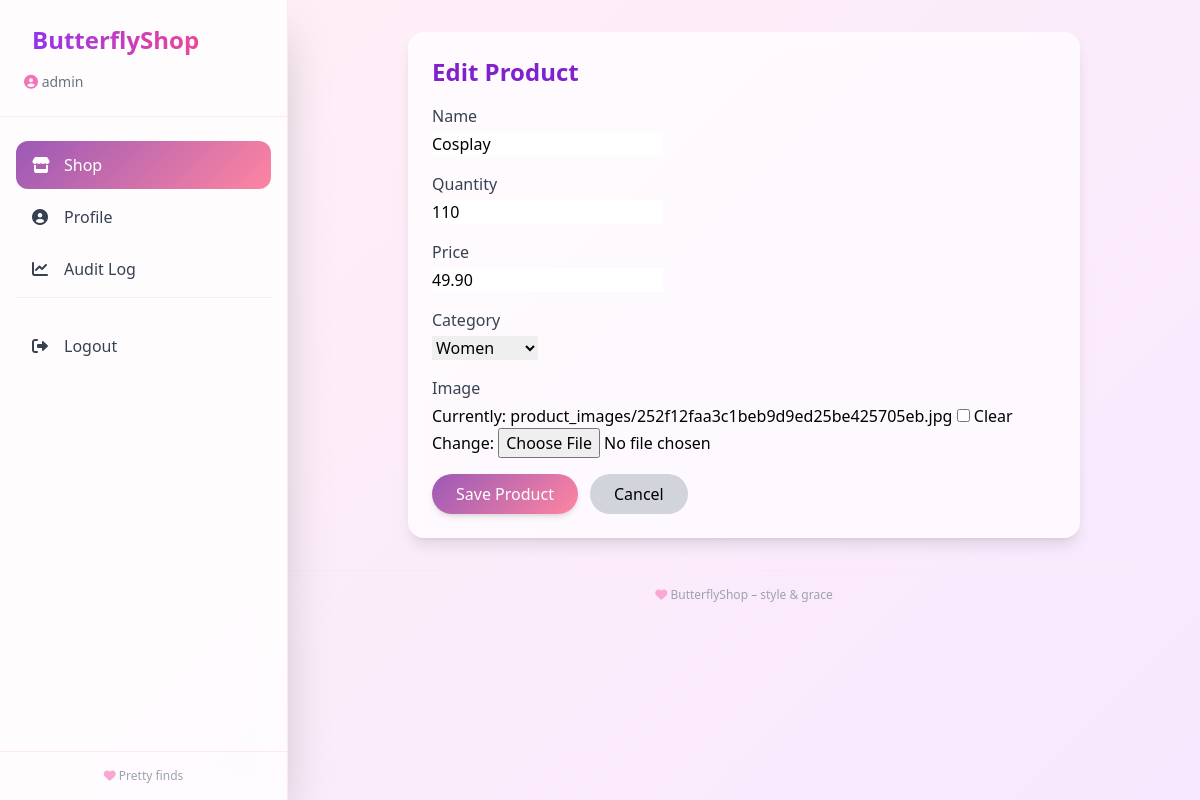
Screenshot of /inventory/1/update/ (signed in) with the database file from the repository.
### accounts/models.py (models this page shows, shortened)
class User(AbstractUser):
    ROLE_CHOICES = (
        ('admin', 'Admin'),
        ('user', 'Normal User'),
    )
    role = models.CharField(max_length=10, choices=ROLE_CHOICES, default='user')

### inventory/models.py (models this page shows, shortened)
class Item(models.Model):
    CATEGORY_CHOICES = [
        ('women', 'Women'),
        ('men', 'Men'),
        ('beauty', 'Beauty'),
        ('technology', 'Technology'),
    ]
    name = models.CharField(max_length=100)
    quantity = models.PositiveIntegerField(default=0)
    price = models.DecimalField(max_digits=10, decimal_places=2, default=49.90)
    category = models.CharField(max_length=20, choices=CATEGORY_CHOICES, default='women')
    image = models.ImageField(upload_to='product_images/', null=True, blank=True)
    created_by = models.ForeignKey(settings.AUTH_USER_MODEL, on_delete=models.CASCADE)
    created_at = models.DateTimeField(auto_now_add=True)

### inventory/views.py (the view)
# urls.py: path('<int:pk>/update/', views.ItemUpdateView.as_view(), name='item_update'),
class ItemUpdateView(LoginRequiredMixin, UpdateView):
    model = Item
    form_class = ItemForm
    success_url = reverse_lazy('inventory:item_list')
    def get_object(self, queryset=None):
        obj = super().get_object(queryset)
        if self.request.user.role != 'admin':
            raise PermissionDenied
        return obj

### inventory/forms.py (shortened to what this page needs)
class ItemForm(forms.ModelForm):
    class Meta:
        model = Item
        fields = ['name', 'quantity', 'price', 'category', 'image']  # add price, category, image

### templates/inventory/item_form.html (shortened to what this page needs)
{% extends 'base.html' %}
{% load static %}
{% block content %}
<div class="max-w-2xl mx-auto">
    <div class="bg-white/70 backdrop-blur-sm rounded-2xl shadow-lg p-6">
        <h1 class="text-2xl font-bold text-purple-700 mb-4">
            {% if form.instance.pk %}Edit Product{% else %}Add New Product{% endif %}
        </h1>
        <form method="post" enctype="multipart/form-data">
            {% for field in form %}
                <div class="mb-4">
                    <label class="block text-gray-700 font-medium mb-1">{{ field.label }}</label>
                    {{ field }}
                </div>
            {% endfor %}
            <div class="flex gap-3">
                <button type="submit" class="btn-primary text-white px-6 py-2 rounded-full shadow-md transition">
                    Save Product
                </button>
                <a href="{% url 'inventory:item_list' %}" class="bg-gray-300 hover:bg-gray-400 px-6 py-2 rounded-full transition">Cancel</a>
            </div>
        </form>
    </div>
</div>
{% endblock %}

### templates/base.html (shortened to what this page needs)
<!DOCTYPE html>
<html lang="en">
<head>
    <script src="https://cdn.tailwindcss.com"></script>
    <link rel="stylesheet" href="https://cdnjs.cloudflare.com/ajax/libs/font-awesome/6.0.0-beta3/css/all.min.css">
</head>
<body class="font-sans antialiased">
<div class="flex min-h-screen">
    <aside class="fixed inset-y-0 left-0 z-40 w-72 bg-white/80 backdrop-blur-md shadow-2xl border-r border-pink-100 flex flex-col sidebar-scroll overflow-y-auto transition-transform duration-300 -translate-x-full lg:translate-x-0">
        <div class="p-6 border-b border-pink-100">
            <a href="{% url 'inventory:item_list' %}" class="flex items-center space-x-2 text-2xl font-bold">
                <span class="bg-gradient-to-r from-purple-600 to-pink-500 bg-clip-text text-transparent">ButterflyShop</span>
            </a>
            {% if user.is_authenticated %}
                <div class="mt-4 text-sm text-gray-500">
                    <i class="fas fa-user-circle text-pink-400"></i> {{ user.username }}
                </div>
            {% endif %}
        </div>
        <nav class="flex-1 py-6 px-4 space-y-1">
            {% if user.is_authenticated %}
                <a href="{% url 'inventory:item_list' %}"
                   class="sidebar-link flex items-center space-x-3 px-4 py-3 rounded-xl text-gray-700 {% if request.resolver_match.url_name == 'item_list' or 'inventory' in request.path %}active{% endif %}">
                    <i class="fas fa-store w-5"></i>
                    <span>Shop</span>
                </a>
                <a href="{% url 'profile' %}"
                   class="sidebar-link flex items-center space-x-3 px-4 py-3 rounded-xl text-gray-700 {% if request.resolver_match.url_name == 'profile' %}active{% endif %}">
                    <i class="fas fa-user-circle w-5"></i>
                    <span>Profile</span>
                </a>
                {% if user.role == 'admin' %}
                <a href="{% url 'audit_log' %}"
                   class="sidebar-link flex items-center space-x-3 px-4 py-3 rounded-xl text-gray-700 {% if request.resolver_match.url_name == 'audit_log' %}active{% endif %}">
                    <i class="fas fa-chart-line w-5"></i>
                    <span>Audit Log</span>
                </a>
                {% endif %}
                <div class="pt-6 mt-6 border-t border-pink-100">
                    <form method="post" action="{% url 'logout' %}" class="w-full">
                        <button type="submit" class="sidebar-link flex items-center space-x-3 px-4 py-3 rounded-xl text-gray-700 w-full text-left hover:bg-red-50 hover:text-red-600">
                            <i class="fas fa-sign-out-alt w-5"></i>
                            <span>Logout</span>
                        </button>
                    </form>
                </div>
            {% endif %}
        </nav>
        <div class="p-4 border-t border-pink-100 text-center text-xs text-gray-400">
            <i class="fas fa-heart text-pink-300"></i> Pretty finds
        </div>
    </aside>
    <main class="flex-1 lg:ml-72 min-h-screen">
        <div class="p-4 md:p-8">
            {% block content %}
            {% endblock %}
        </div>
        <footer class="border-t border-pink-100 py-4 text-center text-gray-400 text-xs">
            <i class="fas fa-heart text-pink-300"></i> ButterflyShop – style & grace
        </footer>
    </main>
</div>
</body>
</html>

### templates/base.html (style rules this page uses)
body { background: linear-gradient(135deg, #fff0f5 0%, #f8e8ff 100%); }
.sidebar-link { transition: all 0.2s ease; }
.sidebar-link.active { background: linear-gradient(135deg, #9b59b6, #ff85a1); color: white; }
.btn-primary { background: linear-gradient(135deg, #9b59b6, #ff85a1); }

### rows the page displays
User: username "admin"
Item: form "Cosplay" "110" "49.90" "Women"

### other values shown
{{ field.label }} "Name" "Quantity" "Price" "Category" "Image"
